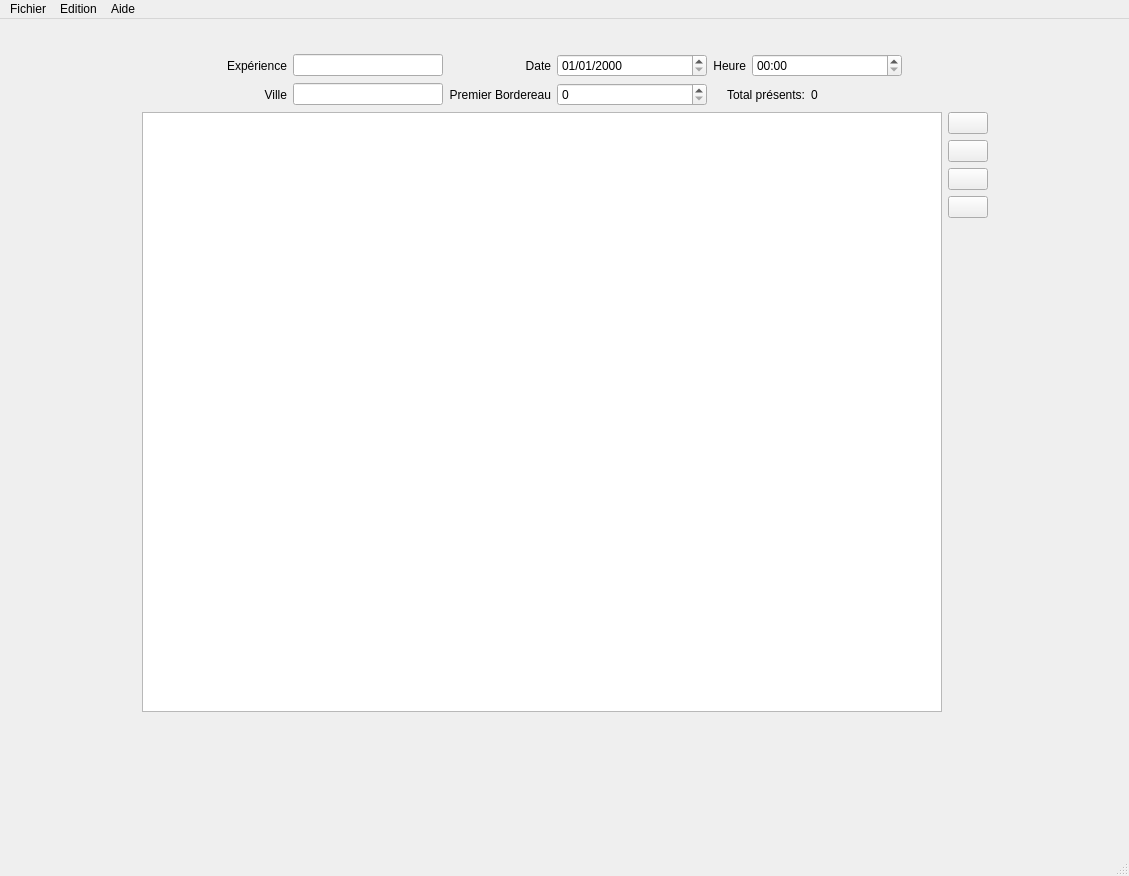
<?xml version="1.0" encoding="UTF-8"?>
<ui version="4.0">
 <class>MainWindow</class>
 <widget class="QMainWindow" name="MainWindow">
  <property name="geometry">
   <rect>
    <x>0</x>
    <y>0</y>
    <width>1129</width>
    <height>876</height>
   </rect>
  </property>
  <property name="sizePolicy">
   <sizepolicy hsizetype="Expanding" vsizetype="Expanding">
    <horstretch>0</horstretch>
    <verstretch>0</verstretch>
   </sizepolicy>
  </property>
  <property name="minimumSize">
   <size>
    <width>0</width>
    <height>0</height>
   </size>
  </property>
  <property name="maximumSize">
   <size>
    <width>16777215</width>
    <height>16777215</height>
   </size>
  </property>
  <property name="windowTitle">
   <string>Bordereau Editor</string>
  </property>
  <property name="windowIcon">
   <iconset>
    <normaloff>../le2mBordereauxImages/logo_ceem.png</normaloff>../le2mBordereauxImages/logo_ceem.png</iconset>
  </property>
  <widget class="QWidget" name="centralwidget">
   <layout class="QVBoxLayout" name="verticalLayout">
    <item>
     <layout class="QHBoxLayout" name="horizontalLayout_10">
      <item>
       <spacer name="horizontalSpacer_3">
        <property name="orientation">
         <enum>Qt::Horizontal</enum>
        </property>
        <property name="sizeHint" stdset="0">
         <size>
          <width>40</width>
          <height>20</height>
         </size>
        </property>
       </spacer>
      </item>
      <item>
       <layout class="QHBoxLayout" name="horizontalLayout_2">
        <item>
         <widget class="QLabel" name="label_logo">
          <property name="text">
           <string/>
          </property>
          <property name="pixmap">
           <pixmap>../le2mBordereauxImages/logo_ceem.png</pixmap>
          </property>
         </widget>
        </item>
       </layout>
      </item>
     </layout>
    </item>
    <item>
     <layout class="QHBoxLayout" name="horizontalLayout_9">
      <item>
       <spacer name="horizontalSpacer_6">
        <property name="orientation">
         <enum>Qt::Horizontal</enum>
        </property>
        <property name="sizeHint" stdset="0">
         <size>
          <width>40</width>
          <height>20</height>
         </size>
        </property>
       </spacer>
      </item>
      <item>
       <layout class="QGridLayout" name="gridLayout">
        <item row="0" column="0">
         <layout class="QHBoxLayout" name="horizontalLayout">
          <item>
           <widget class="QLabel" name="label_nom">
            <property name="text">
             <string>Expérience</string>
            </property>
            <property name="alignment">
             <set>Qt::AlignRight|Qt::AlignTrailing|Qt::AlignVCenter</set>
            </property>
           </widget>
          </item>
          <item>
           <widget class="QLineEdit" name="lineEdit_nomExperience">
            <property name="minimumSize">
             <size>
              <width>150</width>
              <height>0</height>
             </size>
            </property>
            <property name="maximumSize">
             <size>
              <width>150</width>
              <height>16777215</height>
             </size>
            </property>
           </widget>
          </item>
         </layout>
        </item>
        <item row="0" column="1">
         <layout class="QHBoxLayout" name="horizontalLayout_5">
          <item>
           <widget class="QLabel" name="label">
            <property name="text">
             <string>Date</string>
            </property>
            <property name="alignment">
             <set>Qt::AlignRight|Qt::AlignTrailing|Qt::AlignVCenter</set>
            </property>
           </widget>
          </item>
          <item>
           <widget class="QDateEdit" name="dateEdit">
            <property name="minimumSize">
             <size>
              <width>150</width>
              <height>0</height>
             </size>
            </property>
            <property name="maximumSize">
             <size>
              <width>150</width>
              <height>16777215</height>
             </size>
            </property>
            <property name="displayFormat">
             <string>dd/MM/yyyy</string>
            </property>
           </widget>
          </item>
         </layout>
        </item>
        <item row="0" column="2">
         <layout class="QHBoxLayout" name="horizontalLayout_7">
          <item>
           <widget class="QLabel" name="label_2">
            <property name="text">
             <string>Heure</string>
            </property>
            <property name="alignment">
             <set>Qt::AlignRight|Qt::AlignTrailing|Qt::AlignVCenter</set>
            </property>
           </widget>
          </item>
          <item>
           <widget class="QTimeEdit" name="timeEdit">
            <property name="minimumSize">
             <size>
              <width>150</width>
              <height>0</height>
             </size>
            </property>
            <property name="maximumSize">
             <size>
              <width>150</width>
              <height>16777215</height>
             </size>
            </property>
            <property name="displayFormat">
             <string>HH:mm</string>
            </property>
           </widget>
          </item>
         </layout>
        </item>
        <item row="1" column="0">
         <layout class="QHBoxLayout" name="horizontalLayout_4">
          <item>
           <widget class="QLabel" name="label_ville">
            <property name="text">
             <string>Ville</string>
            </property>
            <property name="alignment">
             <set>Qt::AlignRight|Qt::AlignTrailing|Qt::AlignVCenter</set>
            </property>
           </widget>
          </item>
          <item>
           <widget class="QLineEdit" name="lineEdit_ville">
            <property name="minimumSize">
             <size>
              <width>150</width>
              <height>0</height>
             </size>
            </property>
            <property name="maximumSize">
             <size>
              <width>150</width>
              <height>16777215</height>
             </size>
            </property>
           </widget>
          </item>
         </layout>
        </item>
        <item row="1" column="1">
         <layout class="QHBoxLayout" name="horizontalLayout_6">
          <item>
           <widget class="QLabel" name="label_premierBordereau">
            <property name="text">
             <string>Premier Bordereau</string>
            </property>
            <property name="alignment">
             <set>Qt::AlignRight|Qt::AlignTrailing|Qt::AlignVCenter</set>
            </property>
           </widget>
          </item>
          <item>
           <widget class="QSpinBox" name="spinBox_premierBordereau">
            <property name="minimumSize">
             <size>
              <width>150</width>
              <height>0</height>
             </size>
            </property>
            <property name="maximumSize">
             <size>
              <width>150</width>
              <height>16777215</height>
             </size>
            </property>
            <property name="maximum">
             <number>999</number>
            </property>
           </widget>
          </item>
         </layout>
        </item>
        <item row="1" column="2">
         <layout class="QHBoxLayout" name="horizontalLayout_8">
          <item>
           <widget class="QLabel" name="label_presents">
            <property name="text">
             <string>Total présents:</string>
            </property>
            <property name="alignment">
             <set>Qt::AlignRight|Qt::AlignTrailing|Qt::AlignVCenter</set>
            </property>
           </widget>
          </item>
          <item>
           <widget class="QLabel" name="label_presents_nb">
            <property name="text">
             <string>0</string>
            </property>
           </widget>
          </item>
         </layout>
        </item>
       </layout>
      </item>
      <item>
       <spacer name="horizontalSpacer_4">
        <property name="orientation">
         <enum>Qt::Horizontal</enum>
        </property>
        <property name="sizeHint" stdset="0">
         <size>
          <width>40</width>
          <height>20</height>
         </size>
        </property>
       </spacer>
      </item>
     </layout>
    </item>
    <item>
     <layout class="QHBoxLayout" name="horizontalLayout_3">
      <item>
       <spacer name="horizontalSpacer_5">
        <property name="orientation">
         <enum>Qt::Horizontal</enum>
        </property>
        <property name="sizeHint" stdset="0">
         <size>
          <width>40</width>
          <height>20</height>
         </size>
        </property>
       </spacer>
      </item>
      <item>
       <widget class="QTableView" name="tableView_sujets">
        <property name="sizePolicy">
         <sizepolicy hsizetype="MinimumExpanding" vsizetype="MinimumExpanding">
          <horstretch>0</horstretch>
          <verstretch>0</verstretch>
         </sizepolicy>
        </property>
        <property name="minimumSize">
         <size>
          <width>800</width>
          <height>600</height>
         </size>
        </property>
        <property name="maximumSize">
         <size>
          <width>900</width>
          <height>16777215</height>
         </size>
        </property>
        <property name="dragEnabled">
         <bool>false</bool>
        </property>
        <property name="dragDropMode">
         <enum>QAbstractItemView::NoDragDrop</enum>
        </property>
        <property name="alternatingRowColors">
         <bool>true</bool>
        </property>
        <property name="sortingEnabled">
         <bool>false</bool>
        </property>
        <attribute name="horizontalHeaderMinimumSectionSize">
         <number>20</number>
        </attribute>
        <attribute name="verticalHeaderMinimumSectionSize">
         <number>20</number>
        </attribute>
       </widget>
      </item>
      <item>
       <layout class="QVBoxLayout" name="verticalLayout_2">
        <item>
         <widget class="QPushButton" name="pushButton_add">
          <property name="text">
           <string/>
          </property>
          <property name="icon">
           <iconset>
            <normaloff>../le2mBordereauxImages/plus.jpg</normaloff>../le2mBordereauxImages/plus.jpg</iconset>
          </property>
         </widget>
        </item>
        <item>
         <widget class="QPushButton" name="pushButton_monter">
          <property name="text">
           <string/>
          </property>
          <property name="icon">
           <iconset>
            <normaloff>../le2mBordereauxImages/up.jpg</normaloff>../le2mBordereauxImages/up.jpg</iconset>
          </property>
         </widget>
        </item>
        <item>
         <widget class="QPushButton" name="pushButton_descendre">
          <property name="text">
           <string/>
          </property>
          <property name="icon">
           <iconset>
            <normaloff>../le2mBordereauxImages/down.jpg</normaloff>../le2mBordereauxImages/down.jpg</iconset>
          </property>
         </widget>
        </item>
        <item>
         <widget class="QPushButton" name="pushButton_remove">
          <property name="text">
           <string/>
          </property>
          <property name="icon">
           <iconset>
            <normaloff>../le2mBordereauxImages/moins.jpg</normaloff>../le2mBordereauxImages/moins.jpg</iconset>
          </property>
         </widget>
        </item>
        <item>
         <spacer name="verticalSpacer">
          <property name="orientation">
           <enum>Qt::Vertical</enum>
          </property>
          <property name="sizeHint" stdset="0">
           <size>
            <width>20</width>
            <height>40</height>
           </size>
          </property>
         </spacer>
        </item>
       </layout>
      </item>
      <item>
       <spacer name="horizontalSpacer_11">
        <property name="orientation">
         <enum>Qt::Horizontal</enum>
        </property>
        <property name="sizeHint" stdset="0">
         <size>
          <width>40</width>
          <height>20</height>
         </size>
        </property>
       </spacer>
      </item>
     </layout>
    </item>
    <item>
     <spacer name="verticalSpacer_2">
      <property name="orientation">
       <enum>Qt::Vertical</enum>
      </property>
      <property name="sizeHint" stdset="0">
       <size>
        <width>20</width>
        <height>14</height>
       </size>
      </property>
     </spacer>
    </item>
   </layout>
   <zorder></zorder>
   <zorder>horizontalSpacer</zorder>
   <zorder>label_description</zorder>
   <zorder>horizontalSpacer_3</zorder>
   <zorder>verticalSpacer_2</zorder>
  </widget>
  <widget class="QMenuBar" name="menubar">
   <property name="geometry">
    <rect>
     <x>0</x>
     <y>0</y>
     <width>1129</width>
     <height>25</height>
    </rect>
   </property>
   <widget class="QMenu" name="menuFichier">
    <property name="title">
     <string>Fichier</string>
    </property>
    <addaction name="action_ouvrir"/>
    <addaction name="separator"/>
    <addaction name="action_enregistrer"/>
    <addaction name="action_imprimer"/>
    <addaction name="separator"/>
    <addaction name="action_quitter"/>
   </widget>
   <widget class="QMenu" name="menuEdition">
    <property name="title">
     <string>Edition</string>
    </property>
   </widget>
   <widget class="QMenu" name="menuAide">
    <property name="title">
     <string>Aide</string>
    </property>
    <addaction name="action_afficherAide"/>
    <addaction name="action_afficherPropos"/>
   </widget>
   <addaction name="menuFichier"/>
   <addaction name="menuEdition"/>
   <addaction name="menuAide"/>
  </widget>
  <widget class="QStatusBar" name="statusbar"/>
  <action name="action_ouvrir">
   <property name="text">
    <string>Ouvrir</string>
   </property>
  </action>
  <action name="action_enregistrer">
   <property name="text">
    <string>Enregistrer</string>
   </property>
  </action>
  <action name="action_imprimer">
   <property name="text">
    <string>Imprimer</string>
   </property>
  </action>
  <action name="action_quitter">
   <property name="text">
    <string>Quitter</string>
   </property>
  </action>
  <action name="action_bordereauVierge">
   <property name="text">
    <string>Editer un bordereau vierge</string>
   </property>
  </action>
  <action name="action_ajouterSujet">
   <property name="text">
    <string>Ajouter un sujet</string>
   </property>
  </action>
  <action name="action_viderListe">
   <property name="text">
    <string>Vider la liste</string>
   </property>
  </action>
  <action name="action_afficherAide">
   <property name="text">
    <string>Aide de Bordereau Editor</string>
   </property>
  </action>
  <action name="action_afficherPropos">
   <property name="text">
    <string>A Propos</string>
   </property>
  </action>
 </widget>
 <resources/>
 <connections/>
</ui>
